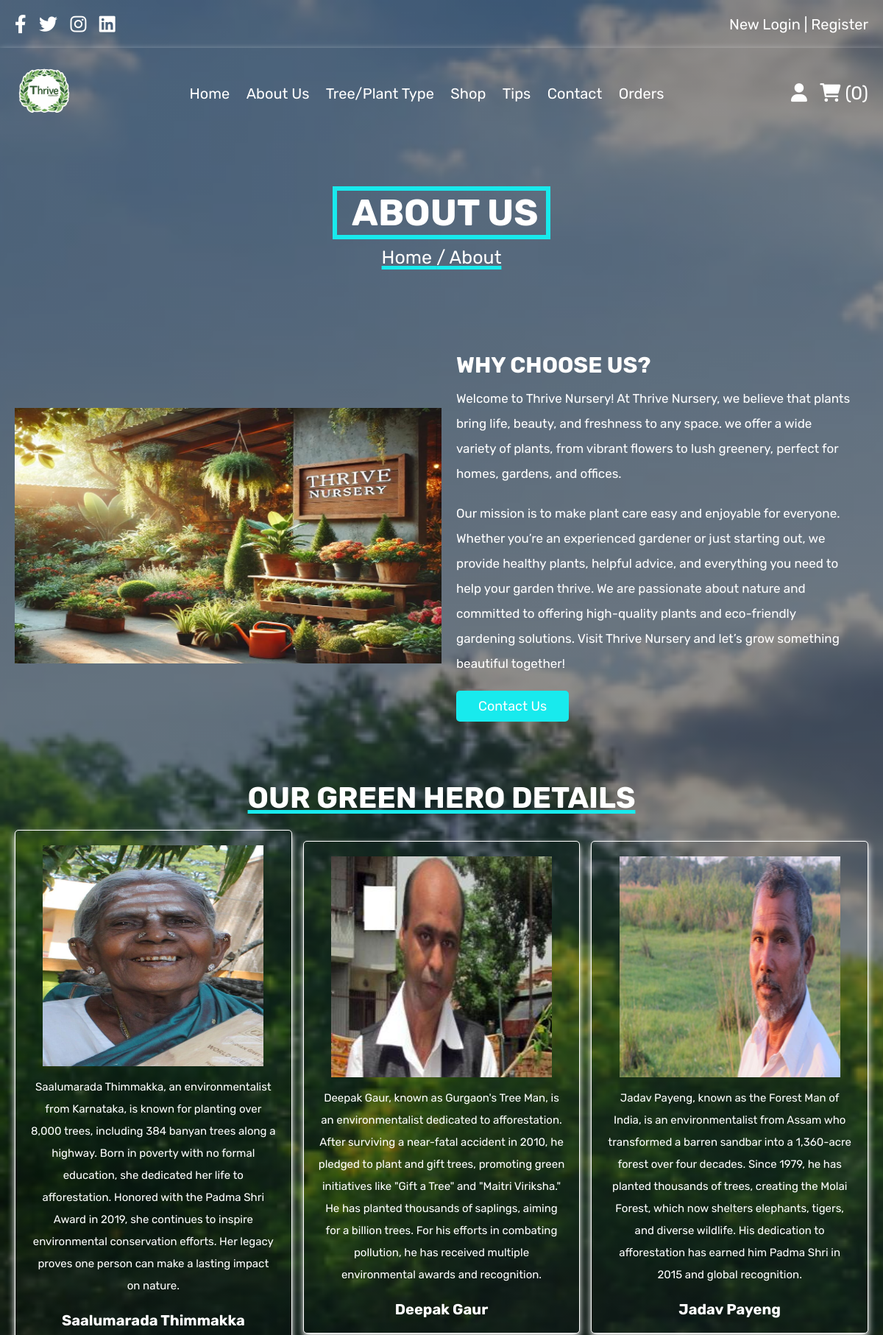
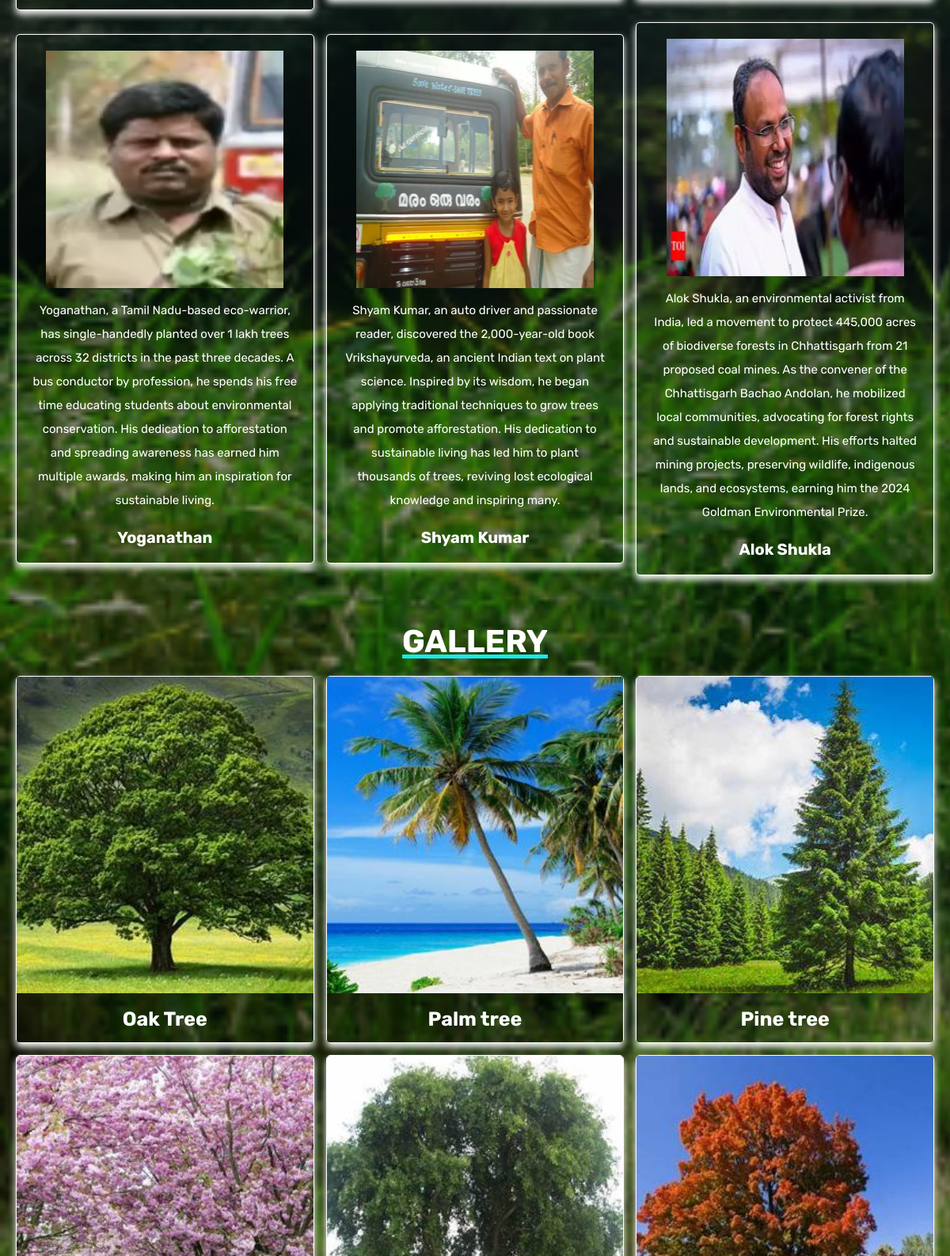
Page /about.php (upper part) on the committed database (2 pictures, top to bottom).
### tables this page shows
CREATE TABLE `green_hero` (
  `id` int(10) NOT NULL,
  `hero_name` varchar(25) NOT NULL,
  `description` varchar(500) NOT NULL,
  `hero_image` varchar(25) NOT NULL
);

CREATE TABLE `gallery` (
  `id` int(10) NOT NULL,
  `image_name` varchar(20) NOT NULL,
  `image` varchar(25) NOT NULL
);

### about.php (the view, shortened to what this page needs)
<?php
include 'config.php';
?>
<!DOCTYPE html>
<html lang="en">
<head>
   <link rel="stylesheet" href="https://cdnjs.cloudflare.com/ajax/libs/font-awesome/6.0.0/css/all.min.css">
   <link rel="stylesheet" href="css/style.css">
</head>
<body>
<?php include 'header.php'; ?>
<div class="heading">
   <h3  style="border:6px solid rgb(24, 234, 237);">&nbsp; About Us&nbsp;</h3>
   <p style="text-decoration:5px underline; text-decoration-color:rgb(24, 234, 237);"> <a href="home.php">Home</a> / About </p>
</div>
<section class="about">
   <div class="flex">
      <div class="image">
         <img src="images/about_img.jpg" alt="">
      </div>
      <div class="content">
         <h3>Why Choose Us?</h3>
         <p>Welcome to Thrive Nursery! At Thrive Nursery, we believe that plants bring life, beauty, and freshness to any space.  we offer a wide variety of plants, from vibrant flowers to lush greenery, perfect for homes, gardens, and offices.</p>
         <p> Our mission is to make plant care easy and enjoyable for everyone. Whether you’re an experienced gardener or just starting out, we provide healthy plants, helpful advice, and everything you need to help your garden thrive. We are passionate about nature and committed to offering high-quality plants and eco-friendly gardening solutions. Visit Thrive Nursery and let’s grow something beautiful together!</p>
         <a href="contact.php" class="btn">Contact us</a>
      </div>
   </div>
</section>
<section class="reviews">
   <h1 class="title" style="text-decoration:5px underline; text-decoration-color:rgb(24, 234, 237);">Our Green Hero Details</h1>
   <div class="box-container">
   <?php
      $q=mysqli_query($conn,"SELECT * FROM `green_hero`");
      if(mysqli_num_rows($q) > 0){
         while( $ab = mysqli_fetch_assoc($q)){
   ?>
      <div class="box">
         <img style ="width:300px; height:300px; border-redius:500%;" src="<?php echo 'images/'.$ab['hero_image']; ?>" alt="">
         <p><?php echo $ab['description']; ?></p>
         <h3><?php  echo $ab['hero_name']; ?></h3>
      </div>
        <?php  }
      }else{
         echo '<p class="empty">No Detail Of Hero Placed Yet!</p>';
      }?>
      </div>
</section>
<section class="authors">
   <h1 class="title" style="text-decoration:5px underline; text-decoration-color:rgb(24, 234, 237);"> Gallery </h1>
   <div class="box-container">
   <?php
      $q=mysqli_query($conn,"SELECT * FROM `gallery`");
      if(mysqli_num_rows($q) > 0){
         while( $ab = mysqli_fetch_assoc($q)){
   ?>
   <div class="box">
   <img src="images/<?php echo $ab['image']; ?>" alt="">
    <h3><?php echo $ab['image_name']; ?></h3></a>
   </div>
   <?php  }
      }else{
         echo '<p class="empty">No Detail Of hero Images Placed Yet!</p>';
      }?>
</div>
</section>
</body>
</html>

### css/style.css (style rules this page uses)
:root { --red:#303434; --orange:#000000; --black:#ffffff; --white:white; --light-color:#000000; --light-white:white; --light-bg:var(--black); --border:.10rem solid var(--black); --box-shadow:0 .5rem 1rem rgb(255, 255, 255); }
* { font-family: 'Rubik', sans-serif; margin:0; padding:0; box-sizing: border-box; outline: none; border:none; text-decoration: none; transition:all .2s linear; background-image:linear-gradient(to right,rgba(0, 0, 0, 0.43),rgba(0, 0, 0, 0.437)), url(../images/19.png); background-attachment: fixed; background-size: cover; }
html { font-size: 62.5%; overflow-x: hidden; }
section { padding:3rem 2rem; }
.title { text-align: center; margin-bottom: 2rem; text-transform: uppercase; color:var(--white); font-size: 4rem; }
.btn, .option-btn, .delete-btn, .white-btn { display: inline-block; margin-top: 1rem; padding:1rem 3rem; cursor: pointer; color:rgb(253, 254, 254); border:5px soild rgb(247, 247, 247); background:rgb(24, 234, 237); font-size: 1.8rem; border-radius: .5rem; text-transform: capitalize; }
.white-btn, .btn { background-color: var(-- rgb(0, 0, 0)); }
.heading { min-height: 30vh; display: flex; flex-flow: column; align-items: center; justify-content: center; gap:1rem; text-align: center; }
.heading h3 { font-size: 5rem; color:white; text-transform: uppercase; }
.heading p { font-size: 2.5rem; color:white; }
.heading p a { color:var(--purple); }
.about .flex { max-width: 1200px; margin:0 auto; display: flex; align-items: center; flex-wrap: wrap; }
.about .flex .image { flex:1 1 40rem; }
.about .flex .image img { width: 100%; }
.about .flex .content { flex:1 1 40rem; padding:2rem; background-color: var(--light-bg); }
.about .flex .content h3 { font-size: 3rem; color:var(--light-white); text-transform: uppercase; }
.about .flex .content p { padding:1rem 0; line-height: 2; font-size: 1.7rem; color:var(--light-white); }
.reviews { background-color: var(--light-bg); }
.reviews .box-container { max-width: 1200px; margin:0 auto; display: grid; grid-template-columns: repeat(auto-fit, minmax(30rem, 1fr)); align-items: center; gap:1.5rem; justify-content: center; }
.reviews .box-container .box { background-color: var(--white); box-shadow: var(--box-shadow); border:var(--border); border-radius: .5rem; text-align: center; padding:2rem; }
.reviews .box-container .box img { height: 20rem; width: 10rem; border-radius: 0; }
.reviews .box-container .box p { padding:1rem 0; line-height: 2; color:var(--light-white); font-size: 1.5rem; }
.reviews .box-container .box h3 { font-size: 2rem; color:var(--light-white); margin-top: 1rem; }
.authors .box-container { max-width: 1200px; margin:0 auto; display: grid; grid-template-columns: repeat(auto-fit, minmax(30rem, 1fr)); align-items: center; gap:1.5rem; justify-content: center; }
.authors .box-container .box { position: relative; text-align: center; border:var(--border); box-shadow: var(--box-shadow); overflow: hidden; border-radius: .5rem; }
.authors .box-container .box img { width: 100%; height: 40rem; object-fit: cover; }
.authors .box-container .box h3 { font-size: 2.5rem; color:var(--light-white); padding:1.5rem; background-color: var(--white); }

### rows in the picture
green_hero: hero_image (picture), description "Saalumarada Thimmakka, an environmentalist from Karnataka, is known for planting over 8,000 trees, including 384 banyan trees along a highway. Born in poverty with no formal education, she dedicated her life to afforestation. Honored with the Padma Shri Award in 2019, she continues to inspire environmental conservation efforts. Her legacy proves one person can make a lasting impact on nature.", hero_name "Saalumarada Thimmakka"
green_hero: hero_image (picture), description "Deepak Gaur, known as Gurgaon's Tree Man, is an environmentalist dedicated to afforestation. After surviving a near-fatal accident in 2010, he pledged to plant and gift trees, promoting green initiatives like \"Gift a Tree\" and \"Maitri Viriksha.\" He has planted thousands of saplings, aiming for a billion trees. For his efforts in combating pollution, he has received multiple environmental awards and recognition.", hero_name "Deepak Gaur"
green_hero: hero_image (picture), description "Jadav Payeng, known as the Forest Man of India, is an environmentalist from Assam who transformed a barren sandbar into a 1,360-acre forest over four decades. Since 1979, he has planted thousands of trees, creating the Molai Forest, which now shelters elephants, tigers, and diverse wildlife. His dedication to afforestation has earned him Padma Shri in 2015 and global recognition.", hero_name "Jadav Payeng"
green_hero: hero_image (picture), description "Yoganathan, a Tamil Nadu-based eco-warrior, has single-handedly planted over 1 lakh trees across 32 districts in the past three decades. A bus conductor by profession, he spends his free time educating students about environmental conservation. His dedication to afforestation and spreading awareness has earned him multiple awards, making him an inspiration for sustainable living.", hero_name "Yoganathan"
green_hero: hero_image (picture), description "Shyam Kumar, an auto driver and passionate reader, discovered the 2,000-year-old book Vrikshayurveda, an ancient Indian text on plant science. Inspired by its wisdom, he began applying traditional techniques to grow trees and promote afforestation. His dedication to sustainable living has led him to plant thousands of trees, reviving lost ecological knowledge and inspiring many.", hero_name "Shyam Kumar"
green_hero: hero_image (picture), description "Alok Shukla, an environmental activist from India, led a movement to protect 445,000 acres of biodiverse forests in Chhattisgarh from 21 proposed coal mines. As the convener of the Chhattisgarh Bachao Andolan, he mobilized local communities, advocating for forest rights and sustainable development. His efforts halted mining projects, preserving wildlife, indigenous lands, and ecosystems, earning him the 2024 Goldman Environmental Prize.", hero_name "Alok Shukla"
gallery: image (picture), image_name "Oak Tree"
gallery: image (picture), image_name "Palm tree"
gallery: image (picture), image_name "Pine tree"
gallery: image (picture)
gallery: image (picture)
gallery: image (picture)

### other values in the picture
$cart_rows_number "0"
